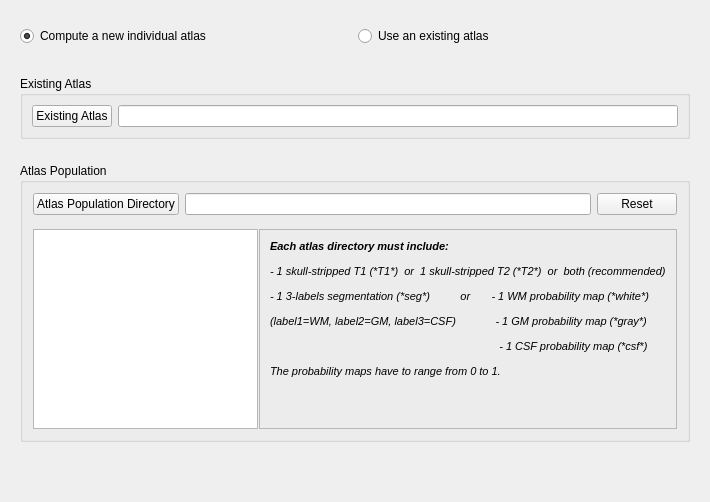
      <widget class="QWidget" name="tab_4">
       <attribute name="title">
        <string>Atlas</string>
       </attribute>
       <layout class="QVBoxLayout" name="verticalLayout_4">
        <item>
         <widget class="QWidget" name="widget_47" native="true"/>
        </item>
        <item>
         <widget class="QWidget" name="widget_3" native="true">
          <layout class="QHBoxLayout" name="horizontalLayout">
           <item>
            <widget class="QRadioButton" name="newAtlas_radioButton">
             <property name="text">
              <string>Compute a new individual atlas</string>
             </property>
             <property name="checked">
              <bool>true</bool>
             </property>
            </widget>
           </item>
           <item>
            <widget class="QRadioButton" name="existingAtlas_radioButton">
             <property name="text">
              <string>Use an existing atlas</string>
             </property>
            </widget>
           </item>
          </layout>
         </widget>
        </item>
        <item>
         <widget class="QWidget" name="widget_37" native="true"/>
        </item>
        <item>
         <widget class="QWidget" name="existingAtlas_widget" native="true">
          <layout class="QHBoxLayout" name="horizontalLayout_2">
           <item>
            <widget class="QGroupBox" name="existingAtlas_groupBox">
             <property name="title">
              <string>Existing Atlas</string>
             </property>
             <layout class="QGridLayout" name="gridLayout_41">
              <item row="0" column="0">
               <widget class="QPushButton" name="existingAtlas_button">
                <property name="text">
                 <string>Existing Atlas</string>
                </property>
               </widget>
              </item>
              <item row="0" column="2">
               <widget class="QLineEdit" name="existingAtlas_lineEdit"/>
              </item>
             </layout>
            </widget>
           </item>
          </layout>
         </widget>
        </item>
        <item>
         <widget class="QWidget" name="newAtlas_widget" native="true">
          <layout class="QVBoxLayout" name="verticalLayout_17">
           <item>
            <widget class="QGroupBox" name="atlasPopulation_groupBox">
             <property name="title">
              <string>Atlas Population</string>
             </property>
             <layout class="QVBoxLayout" name="verticalLayout">
              <item>
               <widget class="QWidget" name="widget_6" native="true">
                <layout class="QHBoxLayout" name="horizontalLayout_4">
                 <property name="margin">
                  <number>1</number>
                 </property>
                 <item>
                  <widget class="QPushButton" name="atlasPopulationDirectory_button">
                   <property name="text">
                    <string>Atlas Population Directory</string>
                   </property>
                  </widget>
                 </item>
                 <item>
                  <widget class="QLineEdit" name="atlasPopulationDirectory_lineEdit"/>
                 </item>
                 <item>
                  <widget class="QPushButton" name="resetAtlasPopulationDirectory_button">
                   <property name="text">
                    <string>Reset</string>
                   </property>
                  </widget>
                 </item>
                </layout>
               </widget>
              </item>
              <item>
               <widget class="QWidget" name="widget_46" native="true"/>
              </item>
              <item>
               <widget class="QWidget" name="widget_5" native="true">
                <property name="minimumSize">
                 <size>
                  <width>0</width>
                  <height>0</height>
                 </size>
                </property>
                <layout class="QGridLayout" name="gridLayout_3">
                 <property name="horizontalSpacing">
                  <number>1</number>
                 </property>
                 <property name="margin">
                  <number>1</number>
                 </property>
                 <item row="0" column="1">
                  <widget class="QListWidget" name="atlasPopulation_listWidget">
                   <property name="minimumSize">
                    <size>
                     <width>0</width>
                     <height>180</height>
                    </size>
                   </property>
                   <property name="maximumSize">
                    <size>
                     <width>225</width>
                     <height>16777215</height>
                    </size>
                   </property>
                  </widget>
                 </item>
                 <item row="0" column="3">
                  <widget class="QFrame" name="frame">
                   <property name="frameShape">
                    <enum>QFrame::StyledPanel</enum>
                   </property>
                   <property name="frameShadow">
                    <enum>QFrame::Raised</enum>
                   </property>
                   <layout class="QHBoxLayout" name="horizontalLayout_21">
                    <property name="margin">
                     <number>1</number>
                    </property>
                    <item>
                     <widget class="QWidget" name="widget_4" native="true">
                      <layout class="QGridLayout" name="gridLayout_15">
                       <item row="0" column="0">
                        <widget class="QLabel" name="label">
                         <property name="text">
                          <string>&lt;!DOCTYPE HTML PUBLIC &quot;-//W3C//DTD HTML 4.0//EN&quot; &quot;http://www.w3.org/TR/REC-html40/strict.dtd&quot;&gt;
&lt;html&gt;&lt;head&gt;&lt;meta name=&quot;qrichtext&quot; content=&quot;1&quot; /&gt;&lt;style type=&quot;text/css&quot;&gt;
p, li { white-space: pre-wrap; }
&lt;/style&gt;&lt;/head&gt;&lt;body style=&quot; font-family:'Sans Serif'; font-size:9pt; font-weight:400; font-style:normal;&quot;&gt;
&lt;p style=&quot; margin-top:12px; margin-bottom:12px; margin-left:0px; margin-right:0px; -qt-block-indent:0; text-indent:0px;&quot;&gt;&lt;span style=&quot; font-size:8pt; font-weight:600; font-style:italic;&quot;&gt;Each atlas directory must include: &lt;/span&gt;&lt;/p&gt;
&lt;p style=&quot; margin-top:12px; margin-bottom:12px; margin-left:0px; margin-right:0px; -qt-block-indent:0; text-indent:0px;&quot;&gt;&lt;span style=&quot; font-size:8pt; font-style:italic;&quot;&gt;- 1 skull-stripped T1 (*T1*)  or  1 skull-stripped T2 (*T2*)  or  both (recommended)&lt;/span&gt;&lt;/p&gt;
&lt;p style=&quot; margin-top:12px; margin-bottom:12px; margin-left:0px; margin-right:0px; -qt-block-indent:0; text-indent:0px;&quot;&gt;&lt;span style=&quot; font-size:8pt; font-style:italic;&quot;&gt;- 1 3-labels segmentation (*seg*)          or       - 1 WM probability map (*white*)&lt;/span&gt;&lt;/p&gt;
&lt;p style=&quot; margin-top:12px; margin-bottom:12px; margin-left:0px; margin-right:0px; -qt-block-indent:0; text-indent:0px;&quot;&gt;&lt;span style=&quot; font-size:8pt; font-style:italic;&quot;&gt;(label1=WM, label2=GM, label3=CSF)             - 1 GM probability map (*gray*)&lt;/span&gt;&lt;/p&gt;
&lt;p style=&quot; margin-top:12px; margin-bottom:12px; margin-left:0px; margin-right:0px; -qt-block-indent:0; text-indent:0px;&quot;&gt;&lt;span style=&quot; font-size:8pt; font-style:italic;&quot;&gt;	                                                 - 1 CSF probability map (*csf*) &lt;/span&gt;&lt;/p&gt;
&lt;p style=&quot; margin-top:12px; margin-bottom:12px; margin-left:0px; margin-right:0px; -qt-block-indent:0; text-indent:0px;&quot;&gt;&lt;span style=&quot; font-size:8pt; font-style:italic;&quot;&gt;The probability maps have to range from 0 to 1.  &lt;/span&gt;&lt;/p&gt;&lt;/body&gt;&lt;/html&gt;</string>
                         </property>
                        </widget>
                       </item>
                       <item row="1" column="0">
                        <spacer name="verticalSpacer_4">
                         <property name="orientation">
                          <enum>Qt::Vertical</enum>
                         </property>
                         <property name="sizeHint" stdset="0">
                          <size>
                           <width>20</width>
                           <height>40</height>
                          </size>
                         </property>
                        </spacer>
                       </item>
                      </layout>
                     </widget>
                    </item>
                   </layout>
                  </widget>
                 </item>
                </layout>
               </widget>
              </item>
             </layout>
            </widget>
           </item>
          </layout>
         </widget>
        </item>
        <item>
         <spacer name="verticalSpacer_6">
          <property name="orientation">
           <enum>Qt::Vertical</enum>
          </property>
          <property name="sizeHint" stdset="0">
           <size>
            <width>20</width>
            <height>40</height>
           </size>
          </property>
         </spacer>
        </item>
       </layout>
      </widget>
